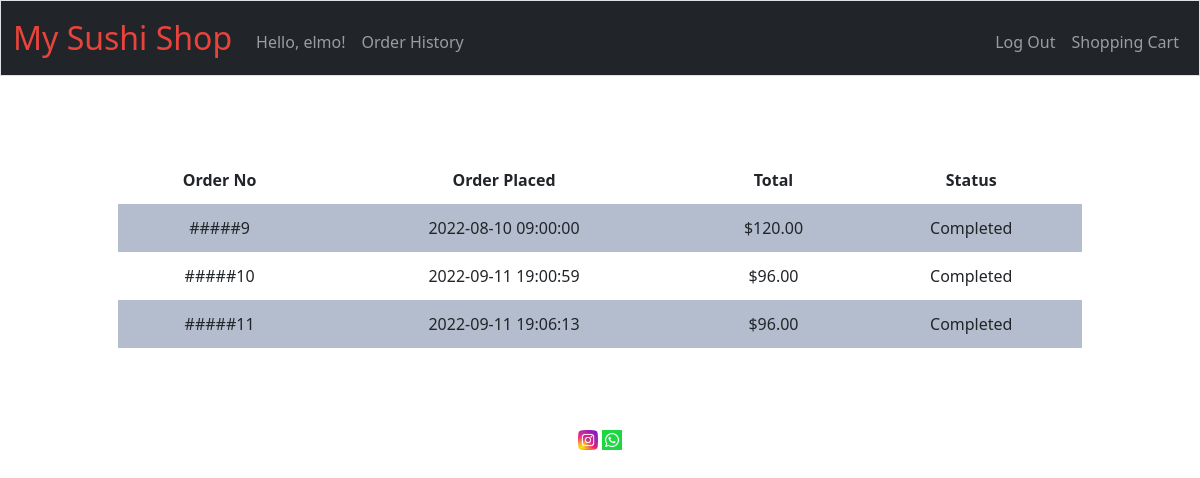
Screenshot of /history (signed in) with the database file from the repository.
### tables this page shows
CREATE TABLE customers(id INTEGER PRIMARY KEY AUTOINCREMENT NOT NULL, name TEXT NOT NULL DEFAULT 'Guest', customer_user_id INTEGER, FOREIGN KEY (customer_user_id) REFERENCES users(id));

CREATE TABLE transactions(
	id INTEGER PRIMARY KEY AUTOINCREMENT NOT NULL,
	total NUMERIC NOT NULL, 
	transaction_date_time DATETIME NOT NULL DEFAULT (datetime('now','localtime')), 
	customer_id INTEGER NOT NULL, 
	delivery_date DATE NOT NULL,
	delivery_time TIME NOT NULL,
	delivery_type TEXT NOT NULL DEFAULT 'DELIVERY', 
	address TEXT NOT NULL DEFAULT 'PICKUP', 
	FOREIGN KEY (customer_id) REFERENCES customers(id)
);

### app.py (the view)
@app.route("/history")
def history():
    transactions = []
    get_customer_id = db.execute("select customers.id as customer_id from customers inner join users where customers.customer_user_id = users.id and users.id = ?", session["user_id"])
    if len(get_customer_id) == 0:
        return render_template("history.html")
    transactions_query_rows = db.execute("SELECT * FROM transactions where customer_id = ?", get_customer_id[0]["customer_id"])
    if transactions_query_rows is not None:
        now = datetime.datetime.now()
        for transaction in transactions_query_rows:
            transaction_details = db.execute("select product_id, quantity, subtotal from transaction_details where transaction_id = ?", transaction["id"])
            status = "In progress"
            delivery_datetime = str(transaction["delivery_date"]) + " " + str(transaction["delivery_time"])
            datetime_object = datetime.datetime.strptime(delivery_datetime, '%Y-%m-%d %H:%M:%S')
            if now > datetime_object:
                status = "Completed"
            transaction = {"id" : transaction["id"], "datetime": transaction["transaction_date_time"], "total": float(transaction["total"]), "status": status}
            transactions.append(transaction)
        return render_template("history.html", transactions = transactions)
    return render_template("history.html")

### app.py (called while the page is built)
@app.after_request
def after_request(response):
    response.headers["Cache-Control"] = "no-cache, no-store, must-revalidate"
    response.headers["Expires"] = 0
    response.headers["Pragma"] = "no-cache"
    return response

### helpers.py (called while the page is built)
def usd(value):
    return f"${value:,.2f}"

### templates/history.html (shortened to what this page needs)
{% extends "layout.html" %}
{% block main %}
<div class="container">
    <div class="section">
    </div>
    <div class="section">
        <table>
            <thead>
                <tr>
                    <th>Order No</th>
                    <th>Order Placed</th>
                    <th>Total</th>
                    <th>Status</th>
                </tr>
            </thead>
            <tbody>
                {% if transactions %}
                {% for dt in transactions %}
                <tr>
                    <td>#####{{ dt.id}}</td>
                    <td>{{ dt.datetime }}</td>
                    <td>{{ dt.total | usd }}</td>
                    <td>{{ dt.status }}</td>
                </tr>
                {% endfor %}
                {% else %}
                <tr>
                    <td colspan="5">
                        You have no order history...
                    </td>
                </tr>
                {% endif %}
        </table>
    </div>
</div>
{% endblock %}

### templates/layout.html (shortened to what this page needs)
<!DOCTYPE html>
<html lang="en">
    <head>
        <link href="https://cdn.jsdelivr.net/npm/bootstrap@5.1.3/dist/css/bootstrap.min.css" rel="stylesheet">
        <link href="/static/styles.css" rel="stylesheet">
    </head>
    <body>
        <nav class="bg-dark border navbar navbar-expand-md navbar-dark">
            <div class="container-fluid">
                <a class="navbar-brand" href="/"><span class="red">My Su</span><span class="red">shi</span> <span class="red">Shop</span></a>
                <div class="collapse navbar-collapse" id="navbar">
                    {% if session["user_id"] %}
                        <ul class="navbar-nav me-auto mt-2">
                            <li class="nav-item"><a class="nav-link" href="/">Hello, {{session["username"]}}!</a></li>
                            {% if session["username"] == "admin" %}
                            <li class="nav-item"><a class="nav-link" href="/admin">Admin</a></li>
                            {% else %}
                            <li class="nav-item"><a class="nav-link" href="/history">Order History</a></li>
                            {% endif %}
                        </ul>
                        <ul class="navbar-nav ms-auto mt-2">
                            <li class="nav-item"><a class="nav-link" href="/logout">Log Out</a></li>
                    {% else %}
                        <ul class="navbar-nav ms-auto mt-2">
                            <li class="nav-item"><a class="nav-link" href="/register">Register</a></li>
                            <li class="nav-item"><a class="nav-link" href="/login">Log In</a></li>
                    {% endif %}
                    <li class="nav-item"><a class="nav-link" href="/cart">Shopping Cart</a></li>
                </ul>
                </div>
            </div>
        </nav>
        <main class="container-fluid py-5 text-center">
            {% block main %}{% endblock %}
        </main>
        <footer class="mb-5 small text-center text-muted">
            <a href="https://www.instagram.com/sushiharu_ptk/"><img src="static/instagram.png" class="fit-pic"></a>
            <a href="https://l.instagram.com/?u=https%3A%2F%2Fwa.me%2F6281254058512&e=ATNtezKf76zg0Cq3H8-FY1R-dK8JJdm9BCCgndBQu4xPQFozxTYxtOo_En472XJrv7GeEKpXSRY61Jfmj4ITrg&s=1"><img src="static/whatsapp.png" class="fit-pic"></a>
        </footer>
    </body>
</html>

### static/styles.css (style rules this page uses)
nav .navbar-brand { font-size: xx-large; }
nav .navbar-brand .red { color: #ea433b; }
.container { margin-left: auto; margin-right: auto; padding-left: 15px; padding-right: 15px; text-align: center; width: 90%; }
.section { padding-bottom: 1rem; padding-left: 2rem; padding-right: 2rem; padding-top: 0.5rem; }
table { background-color: transparent; margin-bottom: 1rem; width: 100%; }
table th, table td { padding: 0.75rem; vertical-align: middle; }
tbody tr:nth-of-type(odd) { background-color: rgba(5, 38, 91, 0.3) }
.fit-pic { width: 20px; }

### rows the page displays
customers: username "elmo"
transactions: id "9", datetime "2022-08-10 09:00:00", total "$120.00", status "Completed"
transactions: id "10", datetime "2022-09-11 19:00:59", total "$96.00", status "Completed"
transactions: id "11", datetime "2022-09-11 19:06:13", total "$96.00", status "Completed"
